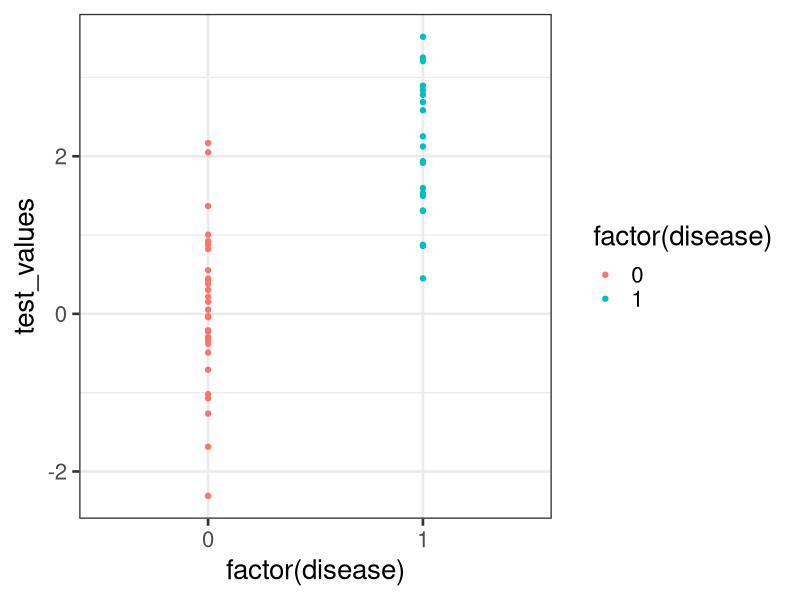
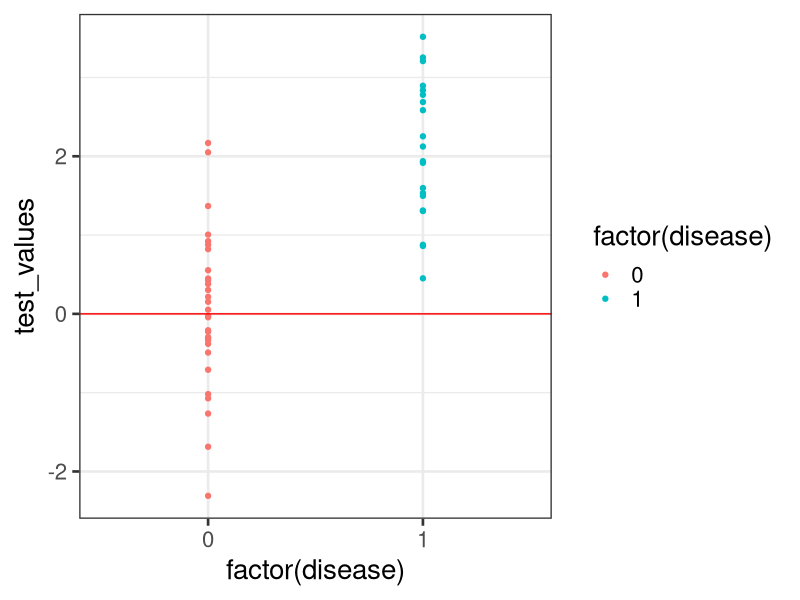
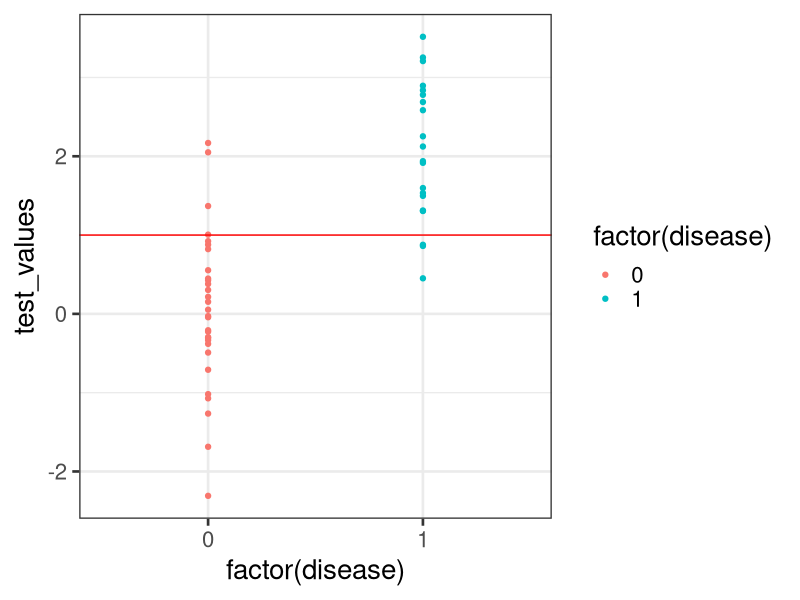
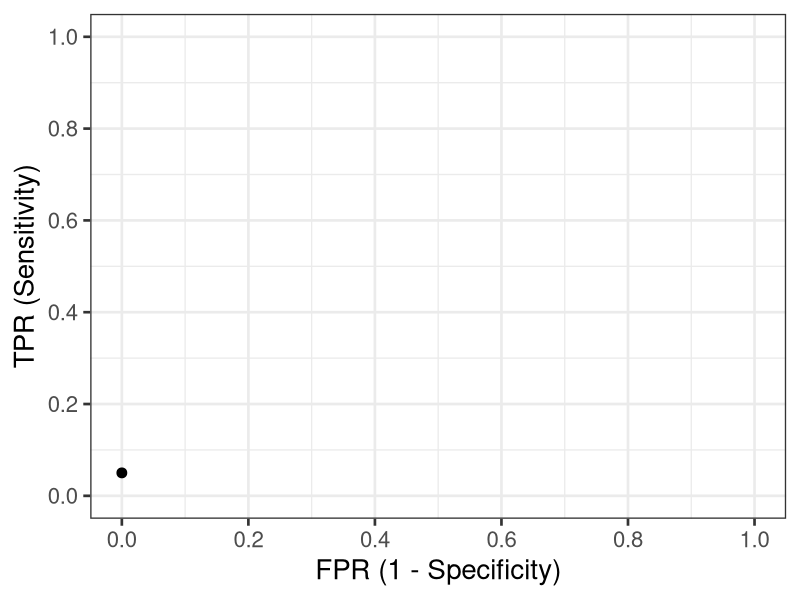
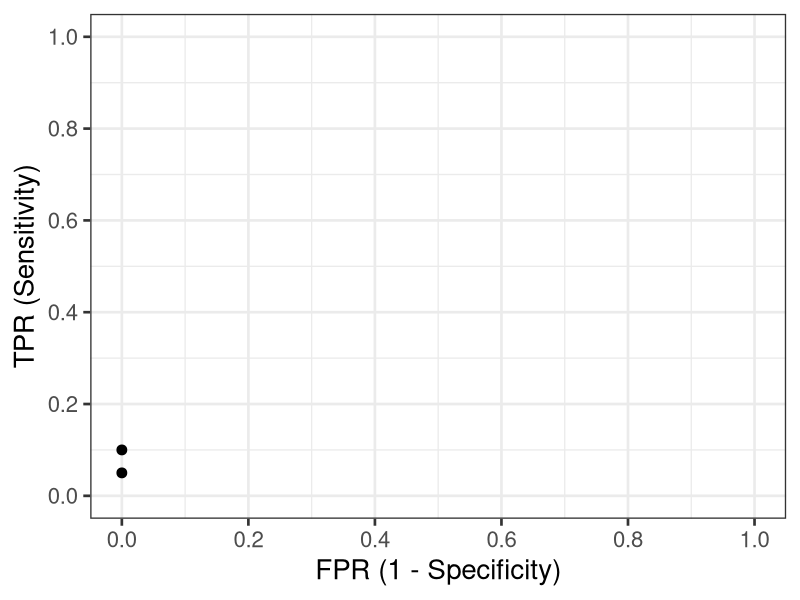
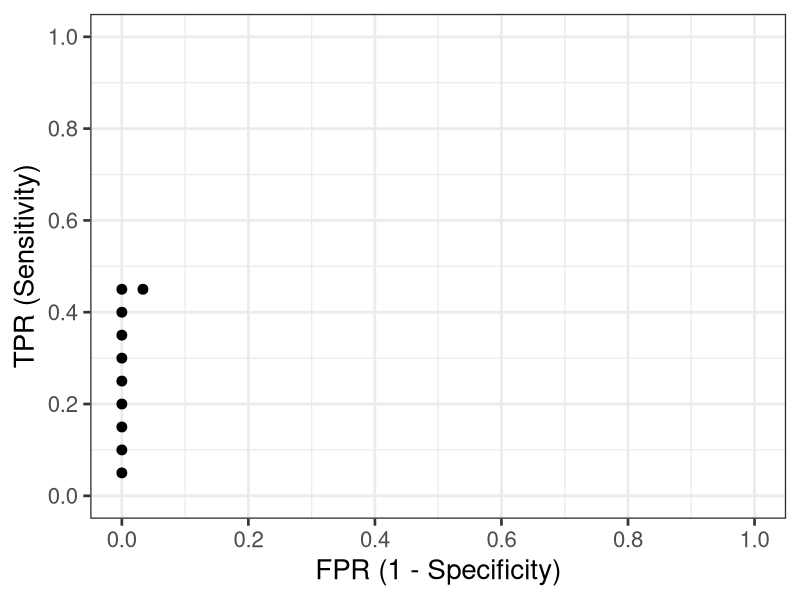
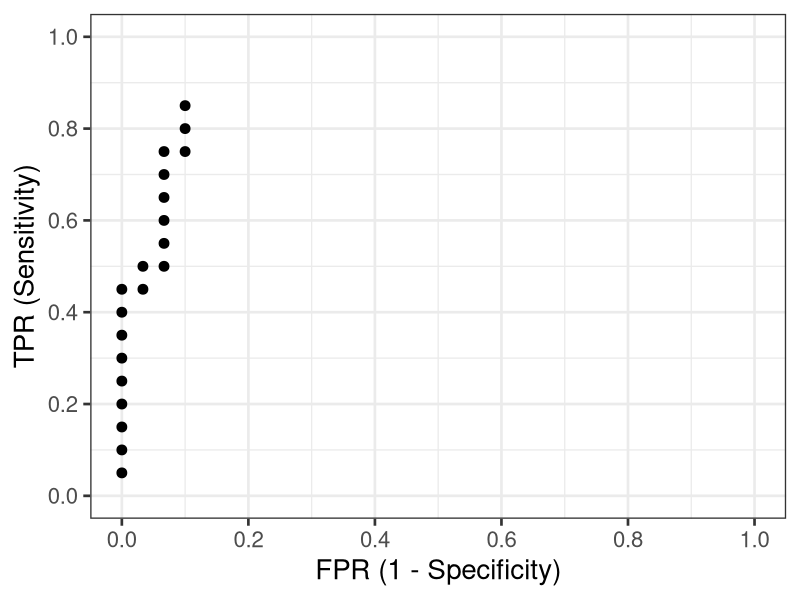
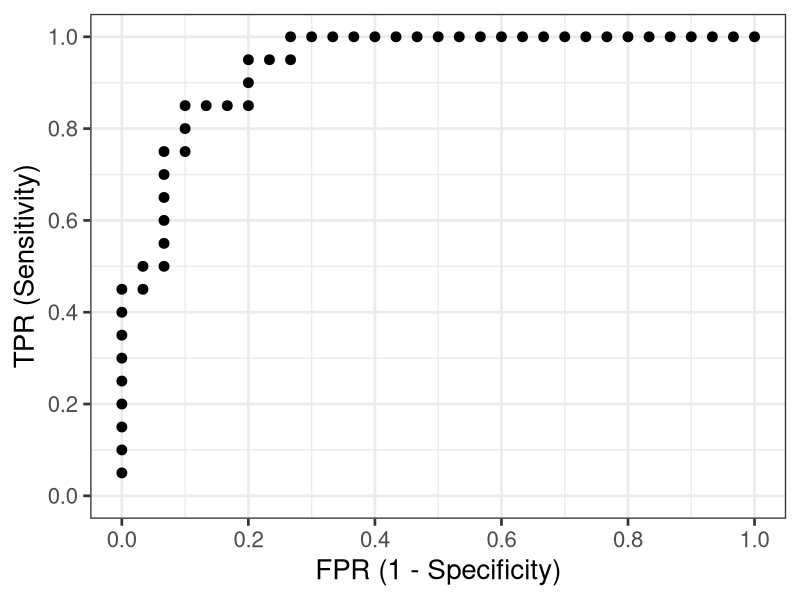

Source code (R) for these figures, in order:
## ---- chunk 1
knitr::opts_chunk$set(
  echo = TRUE,
  message = FALSE,
  warning = FALSE
)
## ---- chunk 2
library(pROC)
library(kableExtra)
library(tidyverse)

set.seed(123)

# Simulate data
n <- 50

# Disease status: 0 = healthy, 1 = diseased
disease <- rbinom(n, size = 1, prob = 0.4)

# Continuous test: diseased group has higher values
test_values <- rnorm(n, mean = 0 + 2*disease, sd = 1)

sim_data <- data.frame(disease, test_values) |> 
  arrange(desc(test_values))

# Peek at data
head(sim_data) |> 
    kable(align = "c", digits = 2)
## ---- chunk 3
ggplot(sim_data, aes(x = factor(disease), y = test_values)) +
  geom_point(aes(color = factor(disease))) +
  theme_bw(base_size = 20)
## ---- chunk 4
ggplot(sim_data, aes(x = factor(disease), y = test_values)) +
  geom_point(aes(color = factor(disease))) +
  geom_hline(color = "red", yintercept = 0) +
  theme_bw(base_size = 20)
## ---- chunk 5
ggplot(sim_data, aes(x = factor(disease), y = test_values)) +
  geom_point(aes(color = factor(disease))) +
  geom_hline(color = "red", yintercept = 1) +
  theme_bw(base_size = 20)
## ---- chunk 6
# Compute ROC object
roc_obj <- roc(sim_data$disease, sim_data$test_values)
# Calculate threshold data
coord_data <-  coords(roc_obj, ret = c("threshold", "tp", "fp", "tpr", "fpr"))
# Merge in simulated data
coord_data <-  coord_data |> 
  arrange(desc(threshold)) |> 
  slice(-1)
coord_data <-  cbind(coord_data, sim_data) |> 
  mutate(id = row_number()) |> 
  select(id, test_values, disease, tp, fp, tpr, fpr)
# Print
coord_data |> 
      kable(align = "c", digits = 2)
## ---- chunk 7
coord_data |> 
  slice(1) |> 
  ggplot(aes(fpr, tpr)) +
  geom_point(size = 3) +
  xlab("FPR (1 - Specificity)") + ylab("TPR (Sensitivity)") +
  scale_x_continuous(limits = c(0, 1), breaks = seq(0, 1, by = 0.2)) +
  scale_y_continuous(limits = c(0, 1), breaks = seq(0, 1, by = 0.2)) +
  theme_bw(base_size = 20)
## ---- chunk 8
coord_data |> 
  slice(1:2) |> 
  ggplot(aes(fpr, tpr)) +
  geom_point(size = 3) +
  xlab("FPR (1 - Specificity)") + ylab("TPR (Sensitivity)") +
  scale_x_continuous(limits = c(0, 1), breaks = seq(0, 1, by = 0.2)) +
  scale_y_continuous(limits = c(0, 1), breaks = seq(0, 1, by = 0.2)) +
  theme_bw(base_size = 20)
## ---- chunk 9
coord_data |> 
  slice(1:10) |>  
  ggplot(aes(fpr, tpr)) +
  geom_point(size = 3) +
  xlab("FPR (1 - Specificity)") + ylab("TPR (Sensitivity)") +
  scale_x_continuous(limits = c(0, 1), breaks = seq(0, 1, by = 0.2)) +
  scale_y_continuous(limits = c(0, 1), breaks = seq(0, 1, by = 0.2)) +
  theme_bw(base_size = 20)
## ---- chunk 10
coord_data |> 
  slice(1:20) |> 
  ggplot(aes(fpr, tpr)) +
  geom_point(size = 3) +
  xlab("FPR (1 - Specificity)") + ylab("TPR (Sensitivity)") +
  scale_x_continuous(limits = c(0, 1), breaks = seq(0, 1, by = 0.2)) +
  scale_y_continuous(limits = c(0, 1), breaks = seq(0, 1, by = 0.2)) +
  theme_bw(base_size = 20)
## ---- chunk 11
coord_data |> 
  ggplot(aes(fpr, tpr)) +
  geom_point(size = 3) +
  xlab("FPR (1 - Specificity)") + ylab("TPR (Sensitivity)") +
  scale_x_continuous(limits = c(0, 1), breaks = seq(0, 1, by = 0.2)) +
  scale_y_continuous(limits = c(0, 1), breaks = seq(0, 1, by = 0.2)) +
  theme_bw(base_size = 20)
## ---- chunk 12
# Compute ROC object
roc_obj <- roc(sim_data$disease, sim_data$test_values)

# Basic ROC Plot
plot(roc_obj)
## ---- chunk 13
# Extended ROC Plot  (base R)
roc_obj <- plot.roc(sim_data$disease, sim_data$test_values,
                     main = "Confidence intervals", percent = TRUE,
                     ci = TRUE, # compute AUC (of AUC by default)
                     print.auc = TRUE) # print the AUC (will contain the CI)
ci_obj <- ci.se(roc_obj, # CI of sensitivity
               specificities = seq(0, 100, 5)) # over a select set of specificities
plot(ci_obj, type = "shape", col = "#1c61b6AA") # plot as a blue shape
plot(ci(roc_obj, of = "thresholds", thresholds = "best")) # add one threshold
## ---- chunk 14
# Compute ROC object
roc_obj <- roc(sim_data$disease, sim_data$test_values)

# Calculate CI for sensitivity across specificities
ci_obj <- ci.se(roc_obj, 
                specificities = seq(0, 1, 0.05))

# Extract CI data for plotting - CONVERT TO 1-SPECIFICITY
ci_data <- data.frame(
  fpr = 1 - as.numeric(rownames(ci_obj)),  # 1 - specificity
  lower = ci_obj[, 1],
  upper = ci_obj[, 3]
)

# Calculate AUC CI
auc_ci <- ci.auc(roc_obj)

# Create label
auc_label <- paste0("AUC = ", round(auc(roc_obj), 3),
                    "\n95% CI: ", round(auc_ci[1], 3), 
                    " - ", round(auc_ci[3], 3))

# Find optimal threshold (Youden's index)
best_coords <- coords(roc_obj, "best", ret = c("threshold", "sensitivity", "specificity"))

# Plot
ggroc(roc_obj, legacy.axes = TRUE) +
  geom_ribbon(data = ci_data, 
              aes(x = fpr, ymin = lower, ymax = upper),  # Use fpr (1-specificity)
              fill = "#1c61b6AA", alpha = 0.3, inherit.aes = FALSE) +
  annotate("point", x = 1 - best_coords$specificity, y = best_coords$sensitivity,  # Convert here too
           size = 3, color = "red") +
  annotate("text", x = 0.75, y = 0.5, label = auc_label, hjust = 0) +
  annotate("text", x = 1 - best_coords$specificity + 0.12,  # Adjust position
           y = best_coords$sensitivity - 0.06,
           label = paste("Threshold =", round(best_coords$threshold, 2))) +
  xlab("FPR (1 - Specificity)") + ylab("TPR (Sensitivity)") +
  theme_bw(base_size = 20)
## ---- chunk 15
# Get optimal cutpoint based on youden Index
coords(roc_obj, x = "best", best.method = "youden") |> 
      kable(align = "c", digits = 2)
## ---- chunk 16
# Get AUC
auc(roc_obj)
